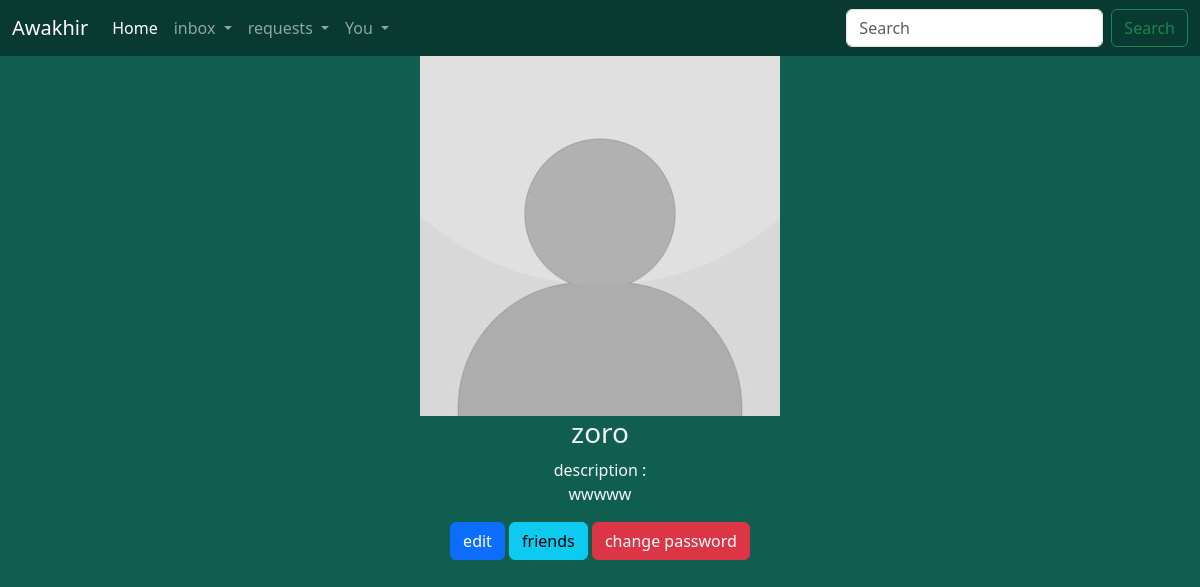
/profile/ (signed in), run on the app's committed database.
### main/models.py (models this page shows)
class User(AbstractUser):
    image = models.ImageField(default="default.jpg")
    bio = models.TextField(blank=True,null=True)
    friends = models.ManyToManyField('self')
    saves = models.ManyToManyField('Post',related_name="saved_posts")

### main/views.py (the view)
# urls.py: path("profile/",views.profile,name="profile"),
@login_required(login_url='/login')
def profile(request):
    user = request.user
    return render(request,"profile.html",{"user":user})

### main/templates/profile.html (shortened to what this page needs)
{% extends 'base.html' %}
{% block body %}
{% load static %}
<div id="profile">
    <img src="{{user.image.url}}" id="profile_image">
    <h3>{{user.username}}</h3>
    <p>description :<br>{{user.bio}}</p>
    <a href="/edit_profile"><button class="btn btn-primary">edit</button></a>
    <button class="btn btn-info" id="friends-list" data-id="{{user.id}}">friends</button>
    <button class="btn btn-danger"> change password</button>
</div>
{% endblock %}

### static/style.css (style rules this page uses)
body { background-color: rgb(15, 94, 80); color: whitesmoke; }
#profile { text-align: center; word-wrap: break-word; }
#profile_image { width: 30%; height: auto; }

### data on the page
User: image (placeholder picture), username "zoro", bio "wwwww"
